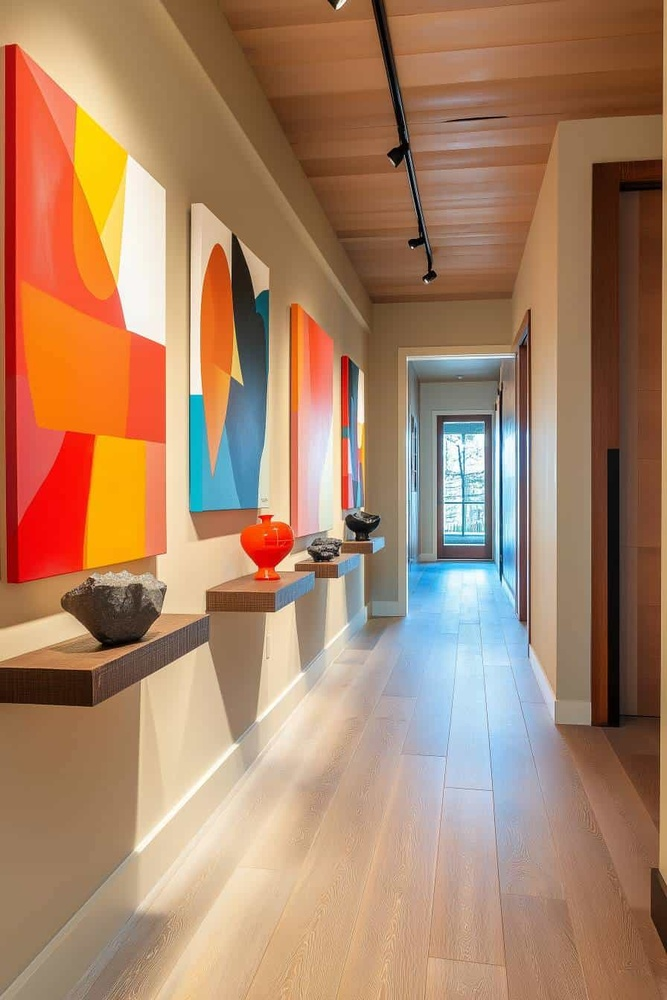
#> input picture data/test_image.jpg, 667 x 1000 px, shrunk from 896 x 1344 before the run, found by its file name
$ python generate_depth_map.py
#> lines starting #> are read from the running program, lines starting #| are printed output that depends on the picture
####기본적인DepthMap생성코드(OpenCV활용)
import cv2
import numpy as np
from google.colab.patches import cv2_imshow
# 이미지로드
image= cv2.imread('test_image.jpg')
#> image is the input picture: shape (1000, 667, 3); mean B, G, R 103, 130.7, 169.2
# 그레이스케일변환
gray= cv2.cvtColor(image, cv2.COLOR_BGR2GRAY)
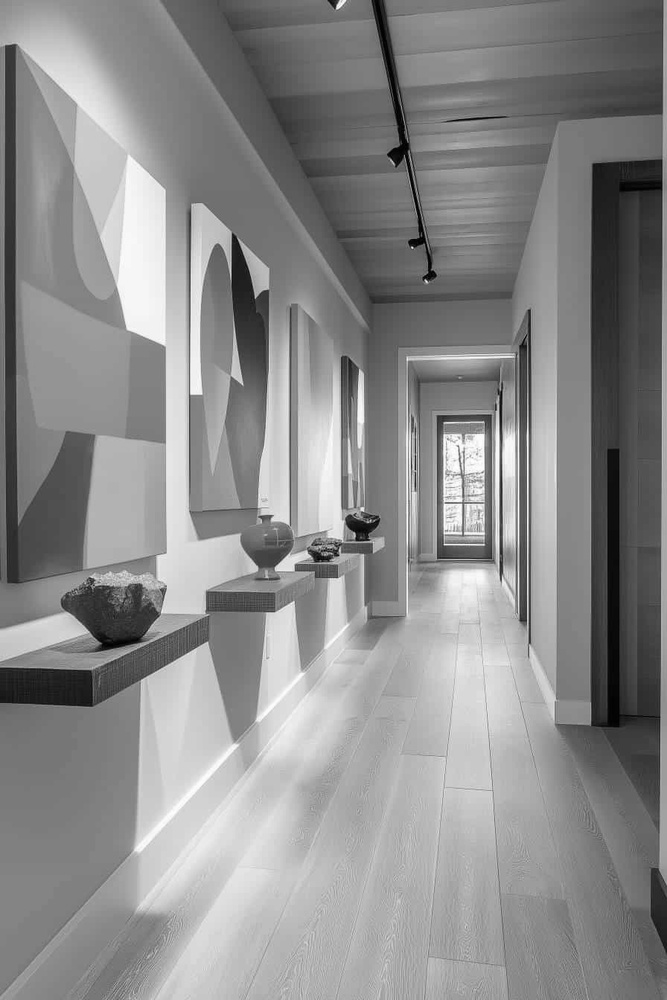
#> gray: shape (1000, 667); min 0, max 255, mean 139
# 깊이맵생성(가상의깊이적용)
depth_map= cv2.applyColorMap(gray, cv2.COLORMAP_JET)
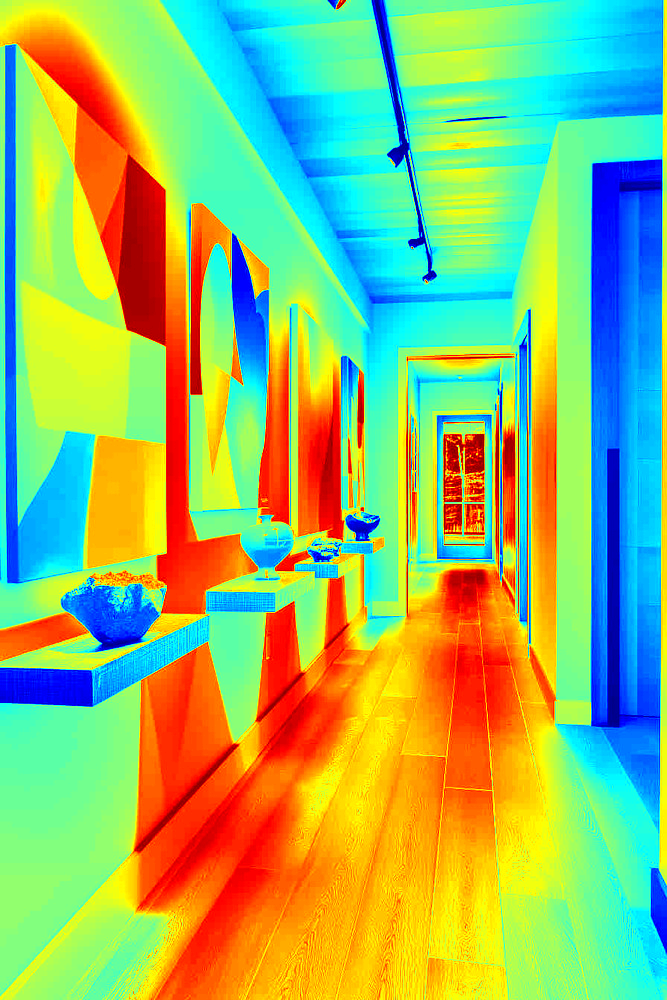
#> depth_map: shape (1000, 667, 3); mean B, G, R 106.9, 187.3, 146
# 결과출력
cv2_imshow(image)
cv2_imshow(depth_map)
# cv2.waitKey(0)
# cv2.destroyAllWindows()

$ run again, with data/apple.jpg copied over data/test_image.jpg
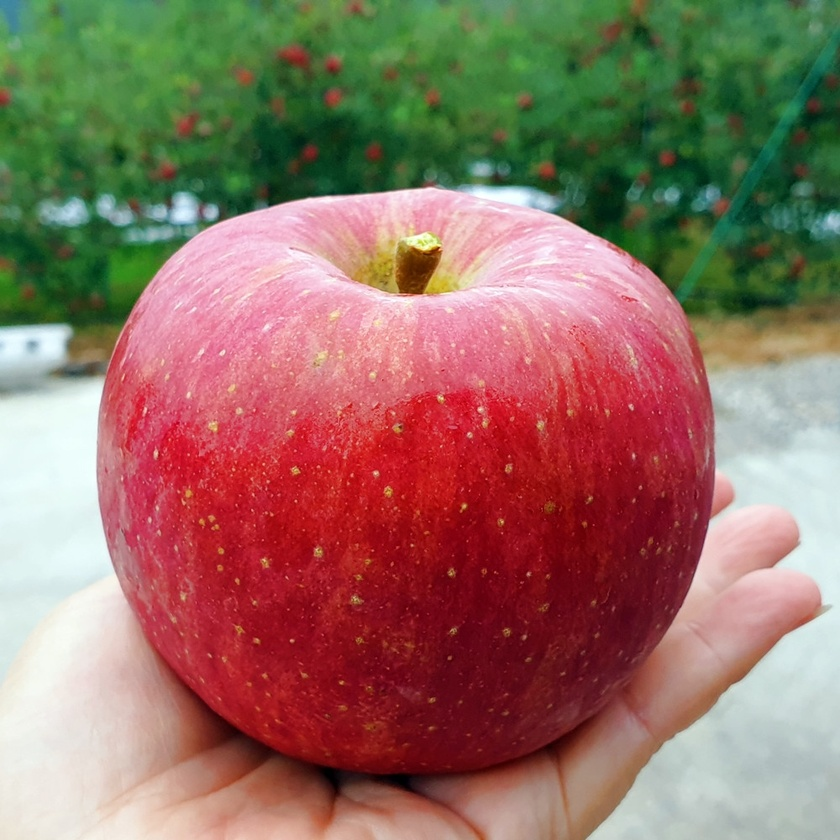
#> input picture data/apple.jpg, 840 x 840 px, shrunk from 1000 x 1000 before the run, found by its file name
#> image is the input picture: shape (840, 840, 3); mean B, G, R 99, 112.1, 146.4
#> `gray= cv2.cvtColor(image, cv2.COLOR_BGR2GRAY)`:
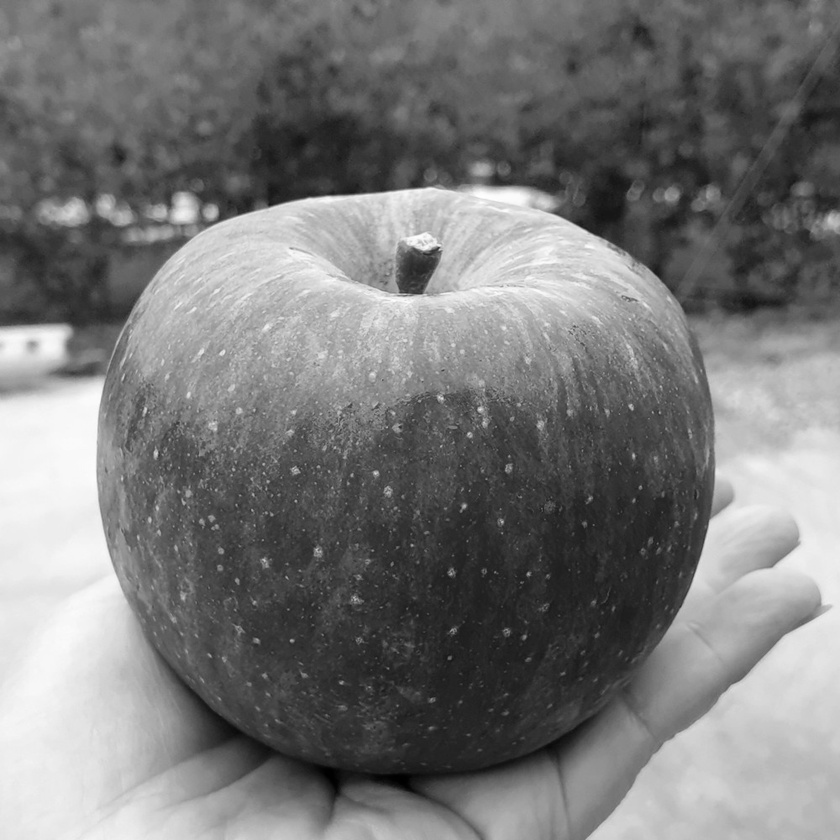
#> gray: shape (840, 840); min 0, max 255, mean 120.9
#> `depth_map= cv2.applyColorMap(gray, cv2.COLORMAP_JET)`:
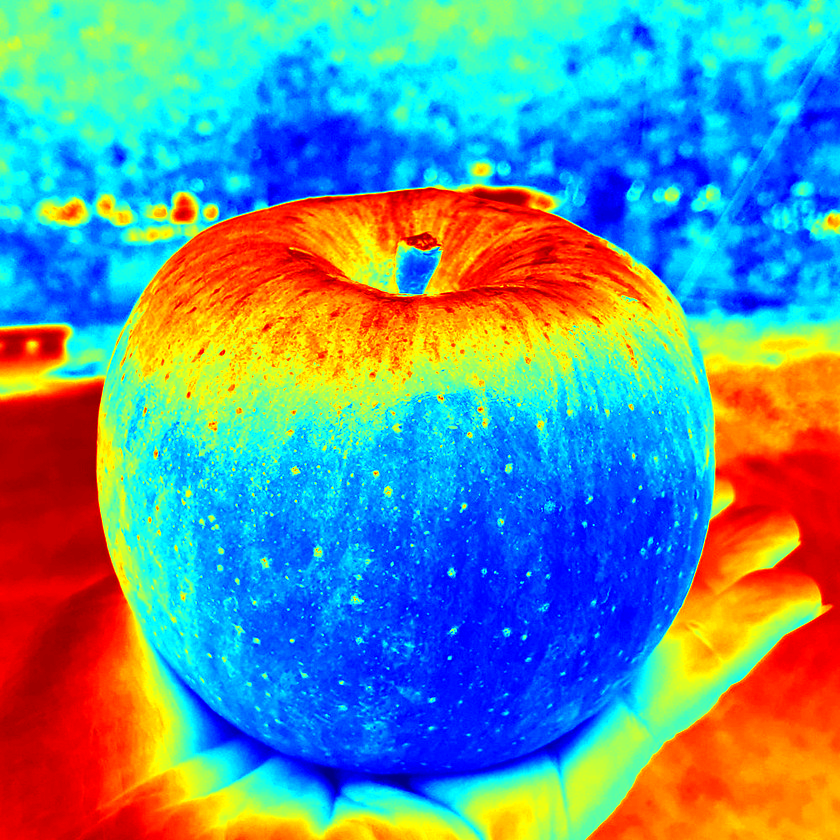
#> depth_map: shape (840, 840, 3); mean B, G, R 151.6, 145.3, 98.7

$ run again, with data/midas_depth_color(1).png saved as data/test_image.jpg
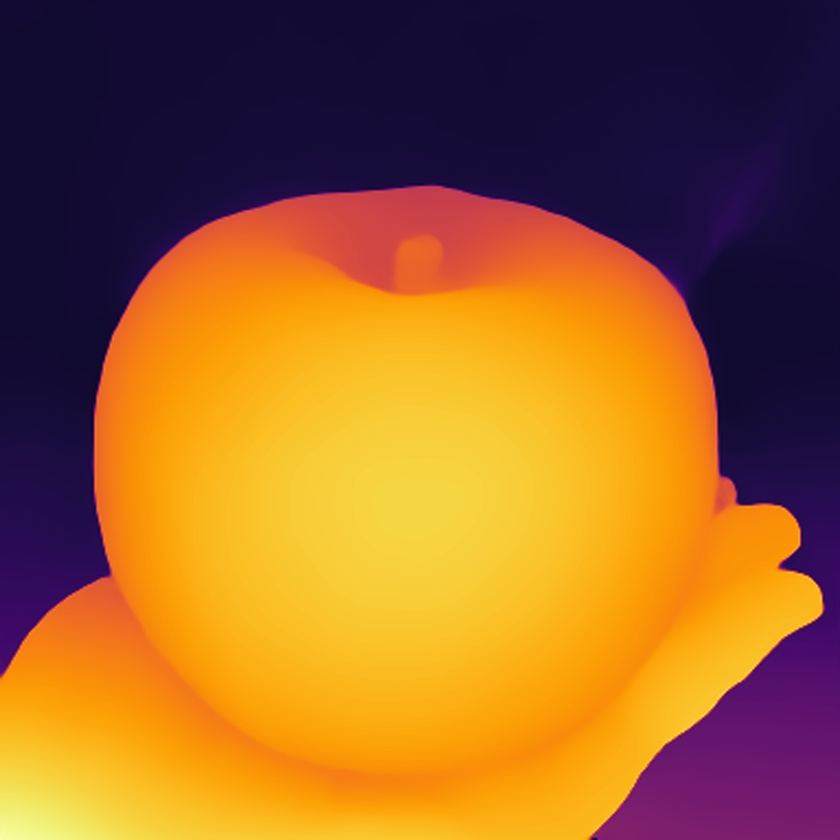
#> input picture data/midas_depth_color(1).png, 840 x 840 px, shrunk from 1000 x 1000 before the run, found by its file name
#> image is the input picture: shape (840, 840, 3); mean B, G, R 43.8, 98.9, 154.8
#> `gray= cv2.cvtColor(image, cv2.COLOR_BGR2GRAY)`:
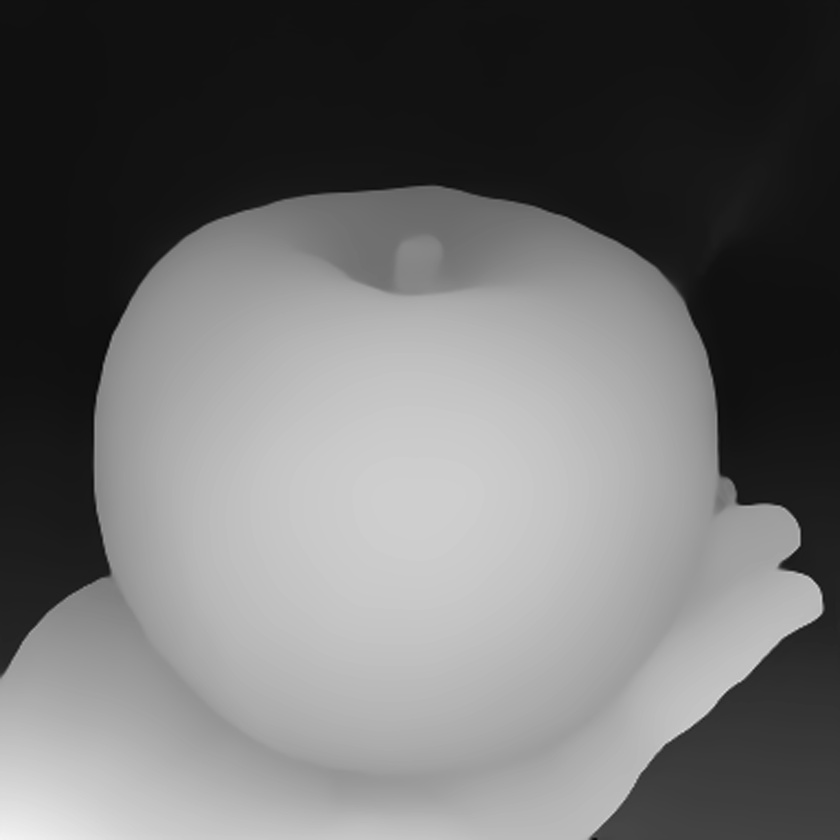
#> gray: shape (840, 840); min 6, max 243, mean 109.3
#> `depth_map= cv2.applyColorMap(gray, cv2.COLORMAP_JET)`:
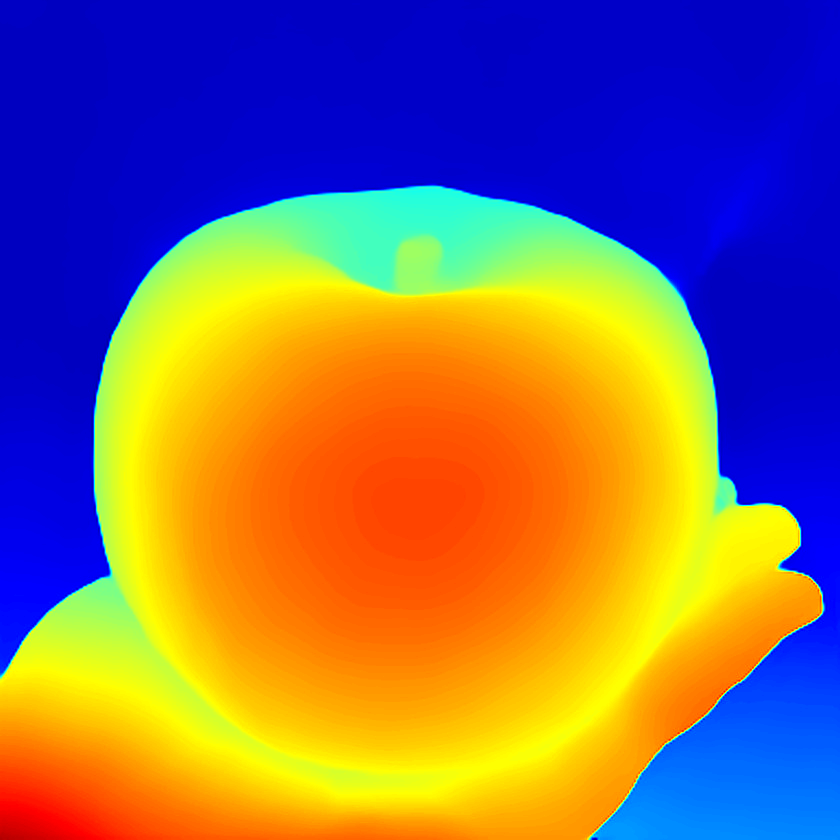
#> depth_map: shape (840, 840, 3); mean B, G, R 101, 108, 135.2

$ run again, with data/test_depth_map(1).png saved as data/test_image.jpg
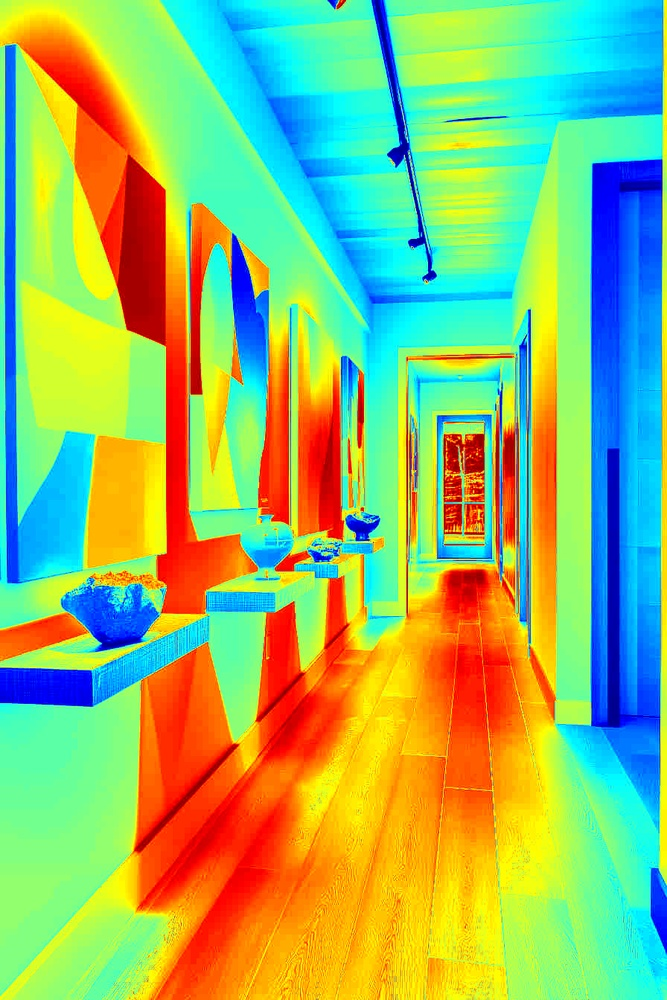
#> input picture data/test_depth_map(1).png, 667 x 1000 px, shrunk from 896 x 1344 before the run, found by its file name
#> image is the input picture: shape (1000, 667, 3); mean B, G, R 107.5, 186.5, 145.6
#> `gray= cv2.cvtColor(image, cv2.COLOR_BGR2GRAY)`:
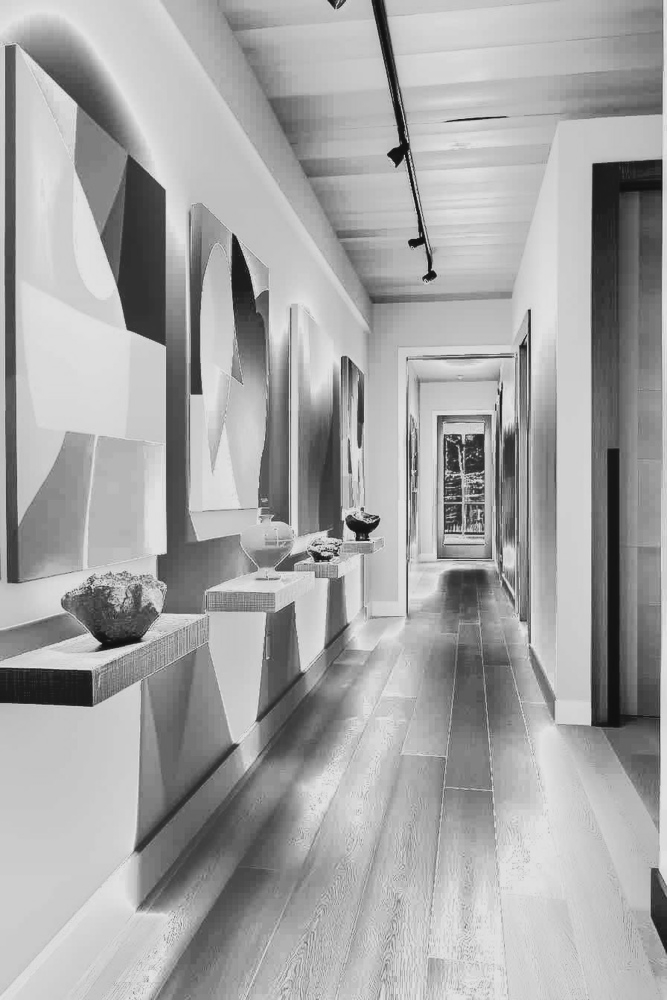
#> gray: shape (1000, 667); min 16, max 229, mean 165.3
#> `depth_map= cv2.applyColorMap(gray, cv2.COLORMAP_JET)`:
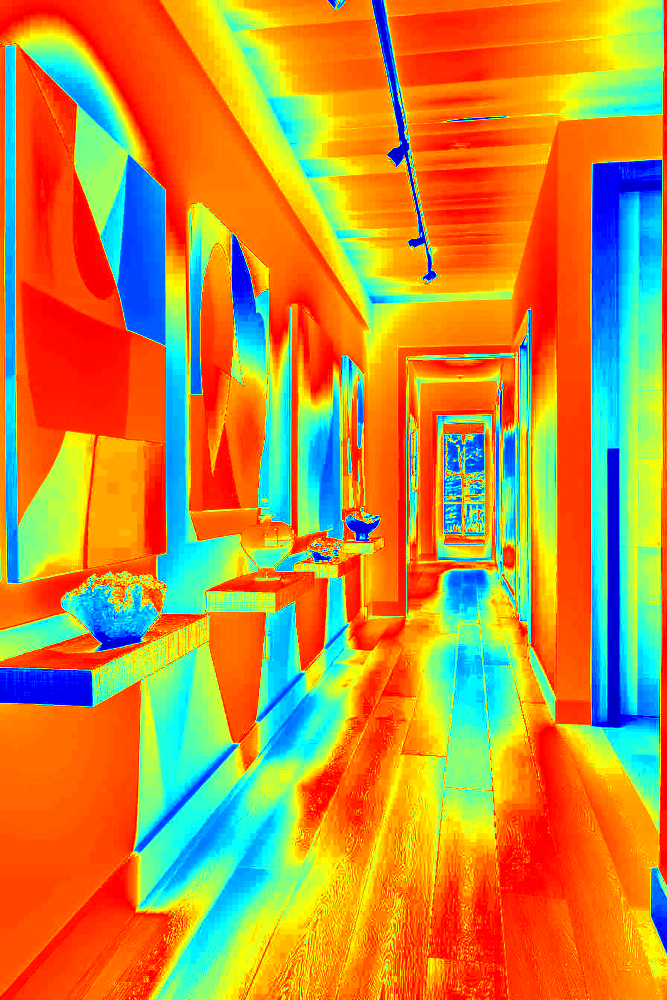
#> depth_map: shape (1000, 667, 3); mean B, G, R 60.3, 141.1, 194.5
